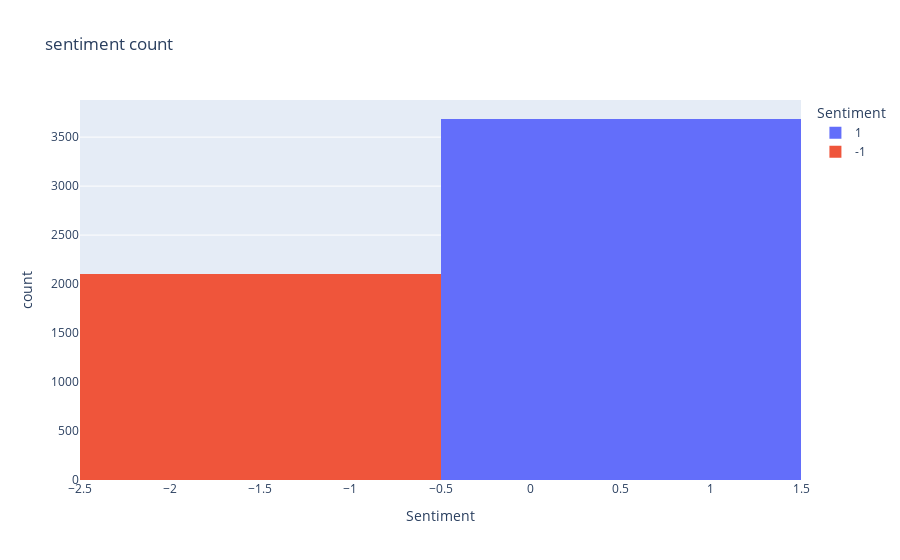

This figure's notebook cell:
### Code cell
f1 = px.histogram(df,x='Sentiment',color='Sentiment',title='sentiment count')
f1.show()

### Figure 1 — Plotly figure (JSON) as saved in the notebook; plotly's stock layout.template omitted (floating-point values rounded to 4 significant figures; data arrays with more than 128 entries replaced by an {"elided": "..."} marker saying what was removed)
{"data": [{"alignmentgroup": "True", "bingroup": "x", "hovertemplate": "Sentiment=%{x}<br>count=%{y}<extra></extra>", "legendgroup": "1", "marker": {"color": "#636efa", "pattern": {"shape": ""}}, "name": "1", "offsetgroup": "1", "orientation": "v", "showlegend": true, "type": "histogram", "x": {"elided": "3685 int values"}, "xaxis": "x", "yaxis": "y"}, {"alignmentgroup": "True", "bingroup": "x", "hovertemplate": "Sentiment=%{x}<br>count=%{y}<extra></extra>", "legendgroup": "-1", "marker": {"color": "#EF553B", "pattern": {"shape": ""}}, "name": "-1", "offsetgroup": "-1", "orientation": "v", "showlegend": true, "type": "histogram", "x": {"elided": "2106 int values"}, "xaxis": "x", "yaxis": "y"}], "layout": {"barmode": "relative", "legend": {"title": {"text": "Sentiment"}, "tracegroupgap": 0}, "title": {"text": "sentiment count"}, "xaxis": {"anchor": "y", "categoryarray": [1, -1], "categoryorder": "array", "domain": [0, 1], "title": {"text": "Sentiment"}}, "yaxis": {"anchor": "x", "domain": [0, 1], "title": {"text": "count"}}}}
